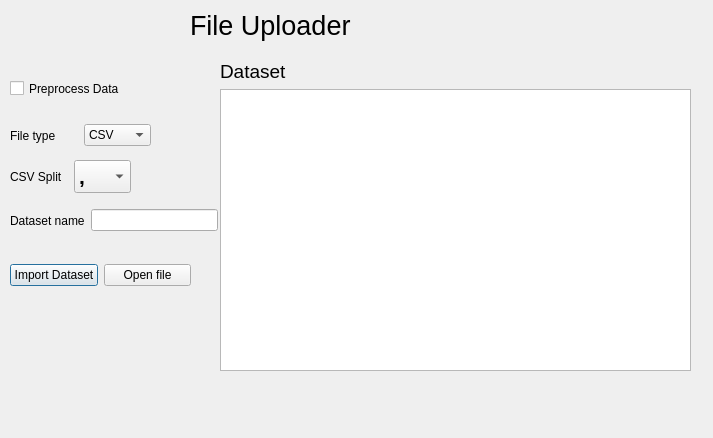
<?xml version="1.0" encoding="UTF-8"?>
<ui version="4.0">
 <class>Dialog</class>
 <widget class="QDialog" name="Dialog">
  <property name="geometry">
   <rect>
    <x>0</x>
    <y>0</y>
    <width>713</width>
    <height>438</height>
   </rect>
  </property>
  <property name="windowTitle">
   <string>Dialog</string>
  </property>
  <widget class="QLabel" name="label">
   <property name="geometry">
    <rect>
     <x>190</x>
     <y>10</y>
     <width>171</width>
     <height>31</height>
    </rect>
   </property>
   <property name="font">
    <font>
     <pointsize>20</pointsize>
    </font>
   </property>
   <property name="text">
    <string>File Uploader</string>
   </property>
  </widget>
  <widget class="QWidget" name="layoutWidget">
   <property name="geometry">
    <rect>
     <x>220</x>
     <y>60</y>
     <width>471</width>
     <height>311</height>
    </rect>
   </property>
   <layout class="QVBoxLayout" name="verticalLayout">
    <item>
     <widget class="QLabel" name="label_4">
      <property name="font">
       <font>
        <pointsize>14</pointsize>
       </font>
      </property>
      <property name="text">
       <string>Dataset</string>
      </property>
     </widget>
    </item>
    <item>
     <widget class="QTextBrowser" name="dataBrowser"/>
    </item>
   </layout>
  </widget>
  <widget class="QCheckBox" name="preprocessCheck">
   <property name="geometry">
    <rect>
     <x>10</x>
     <y>80</y>
     <width>141</width>
     <height>17</height>
    </rect>
   </property>
   <property name="text">
    <string>Preprocess Data</string>
   </property>
  </widget>
  <widget class="QWidget" name="">
   <property name="geometry">
    <rect>
     <x>10</x>
     <y>200</y>
     <width>208</width>
     <height>41</height>
    </rect>
   </property>
   <layout class="QHBoxLayout" name="horizontalLayout_2">
    <item>
     <widget class="QLabel" name="label_5">
      <property name="text">
       <string>Dataset name</string>
      </property>
     </widget>
    </item>
    <item>
     <widget class="QLineEdit" name="nameEdit"/>
    </item>
   </layout>
  </widget>
  <widget class="QWidget" name="">
   <property name="geometry">
    <rect>
     <x>10</x>
     <y>160</y>
     <width>121</width>
     <height>33</height>
    </rect>
   </property>
   <layout class="QHBoxLayout" name="horizontalLayout_3">
    <item>
     <widget class="QLabel" name="label_2">
      <property name="text">
       <string>CSV Split</string>
      </property>
     </widget>
    </item>
    <item>
     <widget class="QComboBox" name="splitBox">
      <property name="font">
       <font>
        <pointsize>16</pointsize>
        <weight>75</weight>
        <bold>true</bold>
       </font>
      </property>
      <item>
       <property name="text">
        <string>,</string>
       </property>
      </item>
      <item>
       <property name="text">
        <string>;</string>
       </property>
      </item>
      <item>
       <property name="text">
        <string>|</string>
       </property>
      </item>
      <item>
       <property name="text">
        <string>:</string>
       </property>
      </item>
      <item>
       <property name="text">
        <string>.</string>
       </property>
      </item>
      <item>
       <property name="text">
        <string/>
       </property>
      </item>
     </widget>
    </item>
   </layout>
  </widget>
  <widget class="QWidget" name="">
   <property name="geometry">
    <rect>
     <x>10</x>
     <y>120</y>
     <width>141</width>
     <height>31</height>
    </rect>
   </property>
   <layout class="QHBoxLayout" name="horizontalLayout">
    <item>
     <widget class="QLabel" name="label_3">
      <property name="text">
       <string>File type</string>
      </property>
     </widget>
    </item>
    <item>
     <widget class="QComboBox" name="typeBox">
      <item>
       <property name="text">
        <string>CSV</string>
       </property>
      </item>
      <item>
       <property name="text">
        <string>Text</string>
       </property>
      </item>
      <item>
       <property name="text">
        <string>XML</string>
       </property>
      </item>
     </widget>
    </item>
   </layout>
  </widget>
  <widget class="QWidget" name="">
   <property name="geometry">
    <rect>
     <x>10</x>
     <y>250</y>
     <width>181</width>
     <height>51</height>
    </rect>
   </property>
   <layout class="QHBoxLayout" name="horizontalLayout_4">
    <item>
     <widget class="QPushButton" name="importButton">
      <property name="text">
       <string>Import Dataset</string>
      </property>
     </widget>
    </item>
    <item>
     <widget class="QPushButton" name="openButton">
      <property name="text">
       <string>Open file</string>
      </property>
     </widget>
    </item>
   </layout>
  </widget>
 </widget>
 <resources/>
 <connections/>
</ui>
